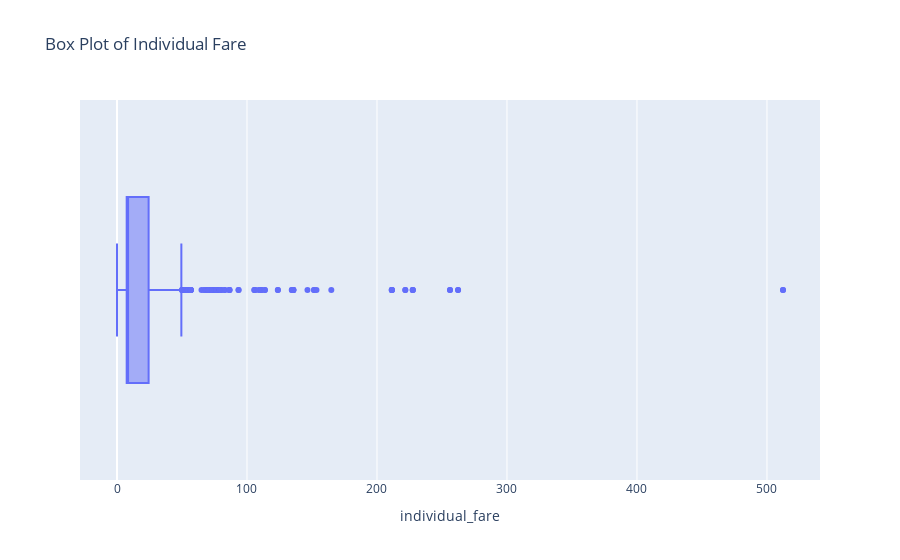

Write notebook code for a chart like this one.
### Code cell
fig = px.box(df, x='individual_fare', title='Box Plot of Individual Fare')
fig.show()

### Figure 1 — Plotly figure (JSON) as saved in the notebook; plotly's stock layout.template omitted (floating-point values rounded to 4 significant figures; data arrays with more than 128 entries replaced by an {"elided": "..."} marker saying what was removed)
{"data": [{"alignmentgroup": "True", "hovertemplate": "individual_fare=%{x}<extra></extra>", "legendgroup": "", "marker": {"color": "#636efa"}, "name": "", "notched": false, "offsetgroup": "", "orientation": "h", "showlegend": false, "type": "box", "x": {"elided": "1309 float values"}, "x0": " ", "xaxis": "x", "y0": " ", "yaxis": "y"}], "layout": {"boxmode": "group", "legend": {"tracegroupgap": 0}, "title": {"text": "Box Plot of Individual Fare"}, "xaxis": {"anchor": "y", "domain": [0, 1], "title": {"text": "individual_fare"}}, "yaxis": {"anchor": "x", "domain": [0, 1]}}}
